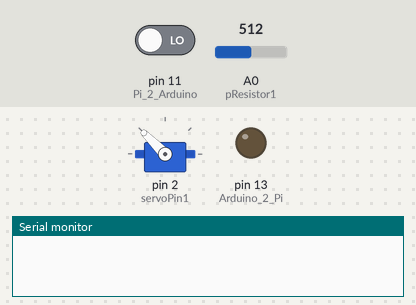
Bench run of a sketch on a simulated Arduino Uno, built with avr-gcc and run on an emulated ATmega328P. Shown: servo, output pins drawn as LEDs (lit = HIGH), the last lines printed to the serial monitor. The test bench sets the inputs (shaded band); at power-on: pin 11 (Pi_2_Arduino) LOW, A0 (pResistor1) = 512. Pins used as bus, display or sensor lines are not drawn.

Above: at 1.3 s.
1.4 s: pin 11 (Pi_2_Arduino) driven HIGH
At 2.1 s:
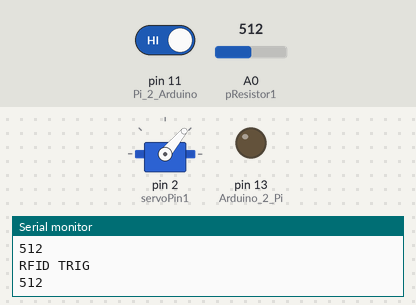
2.9 s: A0 (pResistor1) set to 278
5.9 s: A0 (pResistor1) set to 252
At 6.3 s:
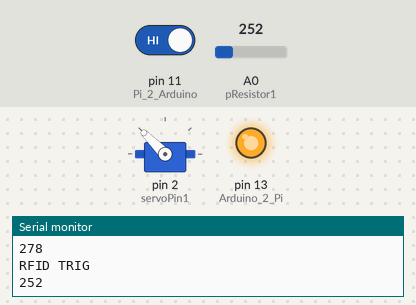
Timing chart, 0 to 8.9 s (numbered marks = the images above; inputs shaded):
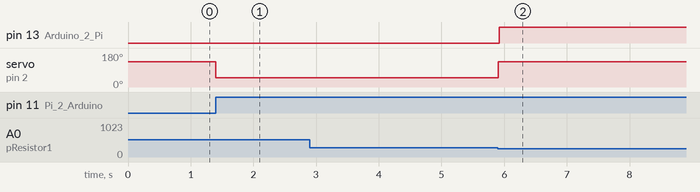

The sketch:

Beam_break_servo_WITHFLAGS.ino
```cpp
/* Use a photoresistor (or photocell) to turn on an LED in the dark
   More info and circuit schematic: http://www.ardumotive.com/how-to-use-a-photoresistor-en.html
   Dev: Michalis Vasilakis // Date: 8/6/2015 // www.ardumotive.com */

#include<Servo.h>
Servo servo1;     // Servo 1

//Constants
const int pResistor1 = A0; // Photoresistor at Arduino analog pin A0
const int ledPin1 = 0;      // Led pin at Arduino pin 2
const int servoPin1 = 2;      // control servo
const int Arduino_2_Pi = 13;      //Arduino_2_Pi
const int CLOSE_DOOR = 135;      // Angle of 135 degrees -> door is closed
const int OPEN_DOOR = 50;     // Angle of 50 degrees -> door is opened
const int Pi_2_Arduino = 11;  //Pi_2_Arduino


//Variables
int photo_value1;          // Store value from photoresistor (0-1023)
int INIT_READ1;    // Store initial value from photoresistor
int START;
int FLAG1;
int FLAG2;
int FLAG3;

void setup(){
  Serial.begin(9600);           //  setup serial
  pinMode(ledPin1, OUTPUT);  // Set ledPin - 2 pin as an output
  pinMode(pResistor1, INPUT);// Set pResistor - A0 pin as an input (optional)
  pinMode(Arduino_2_Pi, OUTPUT);
  pinMode(Pi_2_Arduino, INPUT);// input commands from Pi

  delay(50);
  INIT_READ1 = analogRead(pResistor1);
  delay(50);

servo1.attach(servoPin1);
  //servos
  servo1.write(CLOSE_DOOR);
  delay(15);
  digitalWrite(Arduino_2_Pi, LOW);//communication to Pi
  digitalWrite(ledPin1, HIGH); //Turn led on

 START=LOW; //initialize start signal
 FLAG1=0;   //initialize flags
 FLAG2=1;
 FLAG3=1;

}

void loop(){

//start waiting for flags from Pi
START=digitalRead(Pi_2_Arduino);
//Serial.println(digitalRead(Pi_2_Arduino));
//Serial.println(START);

if (START==1){

Serial.println("RFID TRIG");
//Serial.println(START);
 if (FLAG1<1){

      servo1.write(OPEN_DOOR);
    delay(15);

  photo_value1 = analogRead(pResistor1);
  Serial.println(photo_value1);          // debug value
  if (photo_value1 < INIT_READ1 - 250){    // values needs to be adjusted this based on ambient light
    // animal is passing by
    // TO DO - Send signal to pi
    digitalWrite(ledPin1, LOW);  //Turn led off
    servo1.write(CLOSE_DOOR);
    delay(15);
    digitalWrite(Arduino_2_Pi, HIGH);//pulse to Pi to start scale and move on.
    delay(30000);
    FLAG1=1; FLAG2=0; FLAG3=1;
  }
 }
 if (FLAG2<1) {
 //ADD CODE HERE FOR NEXT INSTANCE
  FLAG1=1; FLAG2=1;FLAG3=0;
 }
  if (FLAG3<1) {
 //ADD CODE HERE FOR MAZE
  FLAG1=1; FLAG2=1;FLAG3=1;
 }

}//start loop end


}//void loop end
```

Measured:
- the behaviour switches between 262 and 261 on A0 (pResistor1) (found by bisection; images 1 and 2)
- after the input at 1.4 s, servo on pin 2 (servoPin1): 135° → 50° at once
- after the input at 5.9 s, pin 13 (Arduino_2_Pi): LOW → HIGH at once; servo on pin 2 (servoPin1): 50° → 135° at once
